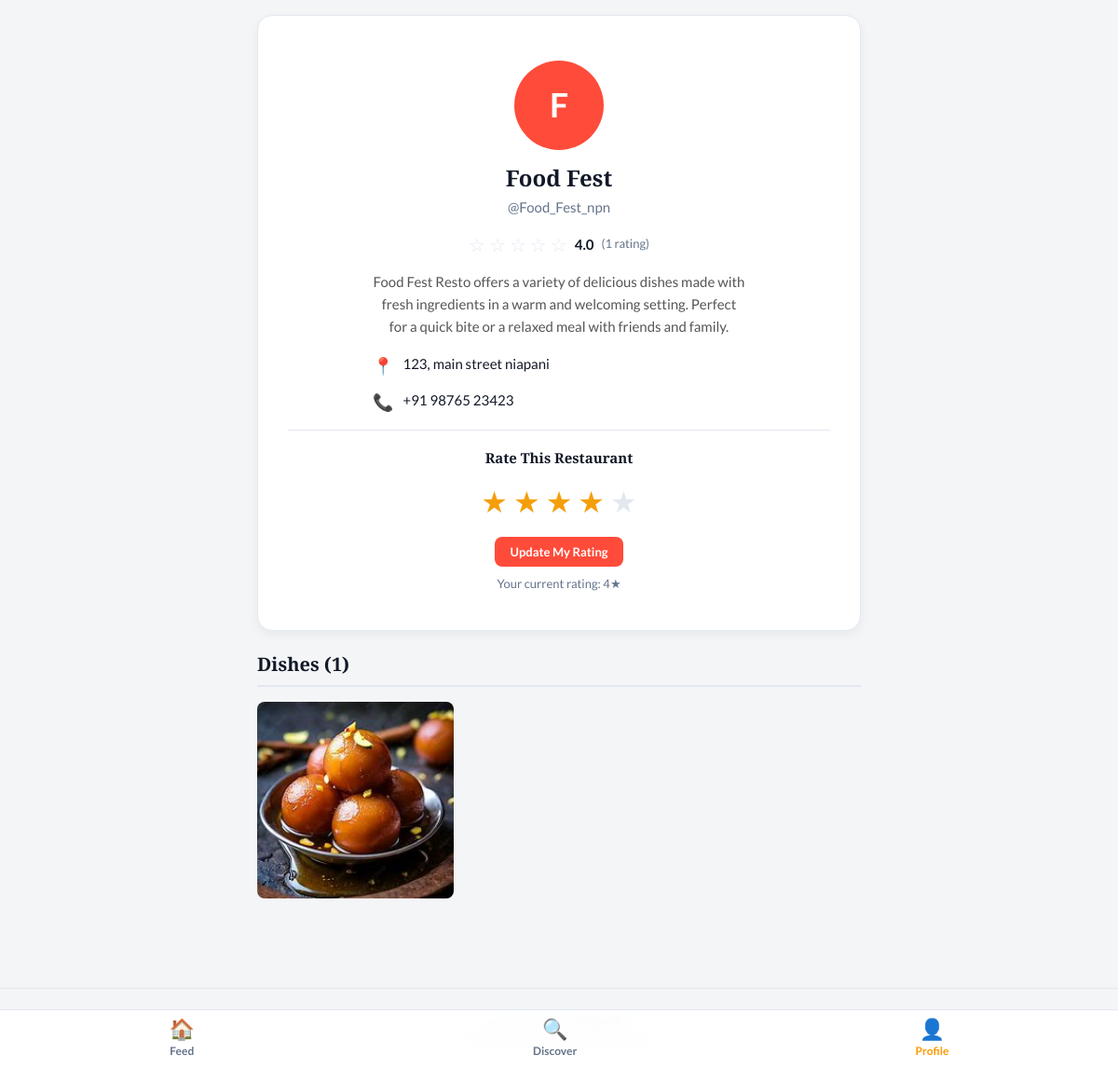
Page /restaurant/Food_Fest_npn/ (signed in) on the committed database.
### accounts/models.py (models this page shows, shortened)
class CustomUser(AbstractUser):
    ROLE_CHOICES = [
        ('ENTHUSIAST', 'Food Enthusiast'),
        ('RESTAURANT', 'Restaurant'),
    ]
    username = models.CharField(max_length=50, unique=True)
    email = models.EmailField(unique=True)
    full_name = models.CharField(max_length=150)
    role = models.CharField(max_length=20, choices=ROLE_CHOICES, blank=True)
    profile_picture = models.ImageField(
        upload_to='profile_pics/', blank=True, null=True
    )
    bio = models.TextField(max_length=500, blank=True)
    date_joined = models.DateTimeField(auto_now_add=True)
    is_active = models.BooleanField(default=True)
    restaurant_address = models.CharField(max_length=300, blank=True)
    contact_number = models.CharField(max_length=20, blank=True)
    USERNAME_FIELD = 'username'
    REQUIRED_FIELDS = ['email', 'full_name']
    def is_enthusiast(self):
        return self.role == 'ENTHUSIAST'
    @property
    def average_star_rating(self):
        ratings = self.star_ratings_received.all()
        if not ratings.exists():
            return 0.0
        total = sum(r.score for r in ratings)
        return round(total / ratings.count(), 1)
    @property
    def star_rating_count(self):
        return self.star_ratings_received.count()

### feed/models.py (models this page shows, shortened)
class StarRating(models.Model):
    SCORE_CHOICES = [(i, str(i)) for i in range(1, 6)]
    restaurant = models.ForeignKey(
        settings.AUTH_USER_MODEL,
        on_delete=models.CASCADE,
        related_name='star_ratings_received'
    )
    enthusiast = models.ForeignKey(
        settings.AUTH_USER_MODEL,
        on_delete=models.CASCADE,
        related_name='star_ratings_given'
    )
    score = models.IntegerField(choices=SCORE_CHOICES)
    created_at = models.DateTimeField(auto_now_add=True)
    updated_at = models.DateTimeField(auto_now=True)
    class Meta:
        unique_together = ('restaurant', 'enthusiast')

class Post(models.Model):
    restaurant = models.ForeignKey(
        settings.AUTH_USER_MODEL,
        on_delete=models.CASCADE,
        related_name='posts'
    )
    image = models.ImageField(upload_to='post_images/')
    caption = models.TextField(max_length=500, blank=True)
    dish_name = models.CharField(max_length=150)
    created_at = models.DateTimeField(auto_now_add=True)
    updated_at = models.DateTimeField(auto_now=True)
    class Meta:
        ordering = ['-created_at']
    @property
    def like_count(self):
        return self.likes.count()
    @property
    def comment_count(self):
        return self.comments.count()

### accounts/views.py (the view)
# urls.py: path('restaurant/<str:username>/', views.restaurant_profile, name='restaurant_profile'),
@login_required
def restaurant_profile(request, username):
    restaurant = get_object_or_404(CustomUser, username=username, role='RESTAURANT')
    posts = restaurant.posts.all()
    user_rating = None
    if request.user.is_enthusiast():
        from feed.models import StarRating
        try:
            user_rating = StarRating.objects.get(restaurant=restaurant, enthusiast=request.user)
        except StarRating.DoesNotExist:
            pass
    context = {
        'restaurant': restaurant,
        'posts': posts,
        'user_rating': user_rating,
        'is_own_profile': request.user == restaurant,
        'star_range': range(1, 6),
    }
    return render(request, 'accounts/restaurant_profile.html', context)

### templates/accounts/restaurant_profile.html (shortened to what this page needs)
{% extends 'base.html' %}
{% block content %}
<div class="container">
  <div class="profile-header card" style="margin-bottom:24px;">
    <div class="card-body">
      {% if restaurant.profile_picture %}
        <img src="{{ restaurant.profile_picture.url }}" alt="{{ restaurant.full_name }}" class="profile-avatar">
      {% else %}
        <div class="profile-avatar-placeholder">{{ restaurant.full_name|first|upper }}</div>
      {% endif %}
      <h1 class="profile-name">{{ restaurant.full_name }}</h1>
      <p class="profile-username">@{{ restaurant.username }}</p>
      <div style="display:flex;align-items:center;justify-content:center;gap:8px;margin-bottom:12px;">
        {% if restaurant.star_rating_count > 0 %}
          {% with avg=restaurant.average_star_rating %}
          <div class="stars-display">
            {% for i in "12345" %}
              {% if forloop.counter <= avg|floatformat:"0"|add:"0"|truncatechars:"1" %}
                <span class="star filled">★</span>
              {% else %}
                <span class="star">☆</span>
              {% endif %}
            {% endfor %}
          </div>
          <span class="star-rating-text">{{ restaurant.average_star_rating }}</span>
          <span class="star-rating-count">({{ restaurant.star_rating_count }} rating{{ restaurant.star_rating_count|pluralize }})</span>
          {% endwith %}
        {% else %}
          <span class="text-muted" style="font-style:italic;">Not yet rated</span>
        {% endif %}
      </div>
      {% if restaurant.bio %}<p class="profile-bio">{{ restaurant.bio }}</p>{% endif %}
      <div style="max-width:400px;margin:0 auto 16px;">
        {% if restaurant.restaurant_address %}
        <div class="info-row"><span class="info-row__icon">📍</span><span>{{ restaurant.restaurant_address }}</span></div>
        {% endif %}
        {% if restaurant.contact_number %}
        <div class="info-row"><span class="info-row__icon">📞</span><span>{{ restaurant.contact_number }}</span></div>
        {% endif %}
      </div>
      {% if is_own_profile %}
        <div style="display:flex;gap:12px;justify-content:center;flex-wrap:wrap;margin-top:8px;">
          <a href="{% url 'edit_profile' %}" class="btn btn-outline btn-sm" id="btn-edit-restaurant-profile">Edit Profile ✏️</a>
          <form method="post" action="{% url 'logout' %}" style="display:inline;">
            {% csrf_token %}
            <button type="submit" class="btn btn-outline btn-sm" style="color:var(--color-error);border-color:var(--color-error);">Logout 🚪</button>
          </form>
        </div>
      {% elif user.is_enthusiast %}
        <div style="border-top:1px solid var(--color-border);padding-top:20px;margin-top:8px;">
          <h3 style="font-size:15px;margin-bottom:12px;">Rate This Restaurant</h3>
          <form method="post" action="{% url 'rate_restaurant' username=restaurant.username %}">
            <div class="star-widget" id="star-widget">
              {% for i in star_range %}
                <span class="star-input {% if user_rating and i <= user_rating.score %}selected{% endif %}" data-value="{{ i }}" onclick="selectStar({{ i }})" id="star-{{ i }}">★</span>
              {% endfor %}
            </div>
            <button type="submit" class="btn btn-primary btn-sm" id="btn-rate-restaurant" {% if not user_rating %}disabled{% endif %}>
              {% if user_rating %}Update My Rating{% else %}Rate This Restaurant{% endif %}
            </button>
          </form>
          {% if user_rating %}<p class="text-muted" style="font-size:13px;margin-top:8px;">Your current rating: {{ user_rating.score }}★</p>{% endif %}
        </div>
      {% endif %}
    </div>
  </div>
  <div class="section-header"><h2 class="section-title">Dishes ({{ posts.count }})</h2></div>
  {% if posts %}
  <div class="gallery-grid">
    {% for post in posts %}
    <a href="{% url 'post_detail' pk=post.pk %}" class="gallery-item">
      <img src="{{ post.image.url }}" alt="{{ post.dish_name }}" loading="lazy">
    </a>
    {% endfor %}
  </div>
  {% else %}
  <div class="empty-state"><div class="empty-state__icon">🍳</div><p class="empty-state__text">No dishes yet. Stay tuned!</p></div>
  {% endif %}
</div>
{% endblock %}

### static/css/style.css (style rules this page uses)
:root { --color-eggshell: #FFFFFF; --color-sage: #FF4B3A; --color-persimmon: #FF9800; --color-dark-brown: #111827; --color-warm-white: #F4F5F7; --color-border: #E2E8F0; --color-muted-text: #64748B; --color-success: #10B981; --color-error: #EF4444; --color-star-gold: #F59E0B; --navbar-bg: rgba(255, 255, 255, 0.95); --navbar-height: 64px; --font-primary: 'Lato', 'Helvetica Neue', sans-serif; --font-display: 'Playfair Display', Georgia, serif; --radius-sm: 8px; --radius-md: 12px; --radius-lg: 16px; --shadow-sm: 0 4px 12px rgba(0, 0, 0, 0.05); --shadow-md: 0 8px 24px rgba(0, 0, 0, 0.12); --transition: 0.2s ease; }
*, *::before, *::after { box-sizing: border-box; margin: 0; padding: 0; }
body { font-family: var(--font-primary); background: var(--color-warm-white); color: var(--color-dark-brown); font-size: 16px; line-height: 1.6; min-height: 100vh; }
a { color: inherit; text-decoration: none; }
img { max-width: 100%; display: block; }
textarea, input, select, button { font-family: var(--font-primary); }
.container { max-width: 680px; margin: 0 auto; padding: 16px; padding-bottom: calc(var(--navbar-height) + 32px); }
h1, h2, h3 { font-family: var(--font-display); color: var(--color-dark-brown); line-height: 1.2; }
h1 { font-size: 32px; }
h2 { font-size: 24px; }
h3 { font-size: 18px; }
.text-muted { color: var(--color-muted-text); font-size: 14px; }
.btn { display: inline-flex; align-items: center; justify-content: center; gap: 8px; padding: 12px 24px; border-radius: var(--radius-md); font-weight: 600; font-size: 15px; border: none; cursor: pointer; transition: var(--transition); text-decoration: none; }
.btn-primary { background: var(--color-sage); color: #fff; }
.btn-sm { padding: 8px 16px; font-size: 13px; border-radius: var(--radius-sm); }
.card { background: var(--color-eggshell); border: 1px solid var(--color-border); border-radius: var(--radius-lg); box-shadow: var(--shadow-sm); transition: box-shadow var(--transition), transform var(--transition); overflow: hidden; }
.card-body { padding: 16px; }
.profile-header { text-align: center; padding: 32px 16px 24px; }
.profile-avatar-placeholder { width: 96px; height: 96px; border-radius: 50%; background: var(--color-sage); display: flex; align-items: center; justify-content: center; margin: 0 auto 16px; font-size: 36px; font-weight: 700; color: #fff; }
.profile-name { font-family: var(--font-display); font-size: 24px; font-weight: 700; margin-bottom: 4px; }
.profile-username { color: var(--color-muted-text); font-size: 15px; margin-bottom: 12px; }
.profile-bio { font-size: 15px; max-width: 400px; margin: 0 auto 16px; color: #555; }
.stars-display { display: flex; align-items: center; gap: 4px; }
.star { font-size: 20px; color: var(--color-border); }
.star-rating-text { font-size: 15px; font-weight: 600; color: var(--color-dark-brown); }
.star-rating-count { color: var(--color-muted-text); font-size: 13px; }
.star-widget { display: flex; gap: 6px; margin: 12px 0; justify-content: center; }
.star-input { font-size: 32px; color: var(--color-border); cursor: pointer; transition: color var(--transition); }
.star-input:hover, .star-input.selected { color: var(--color-star-gold); }
.gallery-grid { display: grid; grid-template-columns: repeat(3, 1fr); gap: 8px; }
.gallery-item { aspect-ratio: 1; border-radius: var(--radius-sm); overflow: hidden; position: relative; }
.gallery-item img { width: 100%; height: 100%; object-fit: cover; transition: transform 0.3s ease; }
.section-header { display: flex; align-items: center; justify-content: space-between; margin-bottom: 16px; padding-bottom: 10px; border-bottom: 2px solid var(--color-border); }
.section-title { font-family: var(--font-display); font-size: 20px; }
.info-row { display: flex; align-items: flex-start; gap: 10px; margin-bottom: 10px; font-size: 15px; }
.info-row__icon { font-size: 18px; flex-shrink: 0; }

### rows in the picture
CustomUser: full_name|first "F", full_name "Food Fest", username "Food_Fest_npn", average_star_rating "4.0", star_rating_count "1", bio "Food Fest Resto offers a variety of delicious dishes made with fresh ingredients in a warm and welcoming setting. Perfect for a quick bite or a relaxed meal with friends and family.", restaurant_address "123, main street niapani", contact_number "+91 98765 23423", count "1"
StarRating: score "4"
Post: image (picture)
